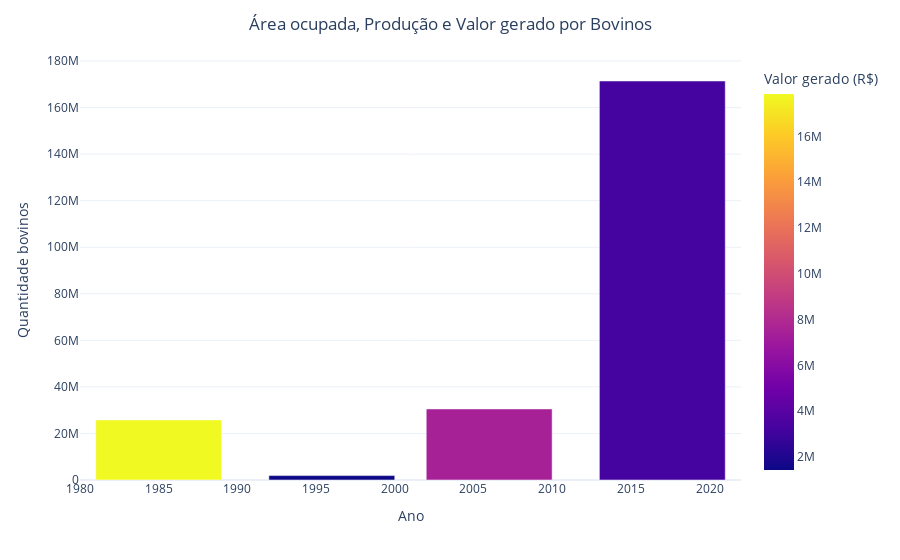

The notebook cell saved with this chart:
### Markdown cell above
### <font color=blue> 5. Gerando Gráficos

### Code cell
graf_Bovinos = px.bar(merge_df_aux(total_area_pastagem,total_quantidade_bovinos,valor_producao_total_animal), x = 'ano', 
                        y = 'quantidade_bovinos_total', color = 'valor_producao_total_animal', labels={'quantidade_bovinos_total': 'Quantidade bovinos',
                                'valor_producao_total_animal': 'Valor gerado (R$)'})
graf_Bovinos.update_layout(title='Área ocupada, Produção e Valor gerado por Bovinos', xaxis_title='Ano', yaxis_title='Quantidade bovinos', 
                            template = 'plotly_white', title_x=0.5)
py.offline.plot(graf_Bovinos)
graf_Bovinos.show()

### Figure 1 — Plotly figure (JSON) as saved in the notebook; plotly's stock layout.template omitted (floating-point values rounded to 4 significant figures)
{"data": [{"alignmentgroup": "True", "hovertemplate": "ano=%{x}<br>Quantidade bovinos=%{y}<br>Valor gerado (R$)=%{marker.color}<extra></extra>", "legendgroup": "", "marker": {"color": [17860000.0, 1433135, 7500000.0, 3235071], "coloraxis": "coloraxis", "pattern": {"shape": ""}}, "name": "", "offsetgroup": "", "orientation": "v", "showlegend": false, "textposition": "auto", "type": "bar", "x": [1985, 1996, 2006, 2017], "xaxis": "x", "y": [25827660, 1895094, 30528569, 171431554], "yaxis": "y"}], "layout": {"barmode": "relative", "coloraxis": {"colorbar": {"title": {"text": "Valor gerado (R$)"}}, "colorscale": [[0, "#0d0887"], [0.1111, "#46039f"], [0.2222, "#7201a8"], [0.3333, "#9c179e"], [0.4444, "#bd3786"], [0.5556, "#d8576b"], [0.6667, "#ed7953"], [0.7778, "#fb9f3a"], [0.8889, "#fdca26"], [1, "#f0f921"]]}, "legend": {"tracegroupgap": 0}, "margin": {"t": 60}, "title": {"text": "Área ocupada, Produção e Valor gerado por Bovinos", "x": 0.5}, "xaxis": {"anchor": "y", "domain": [0, 1], "title": {"text": "Ano"}}, "yaxis": {"anchor": "x", "domain": [0, 1], "title": {"text": "Quantidade bovinos"}}}}
